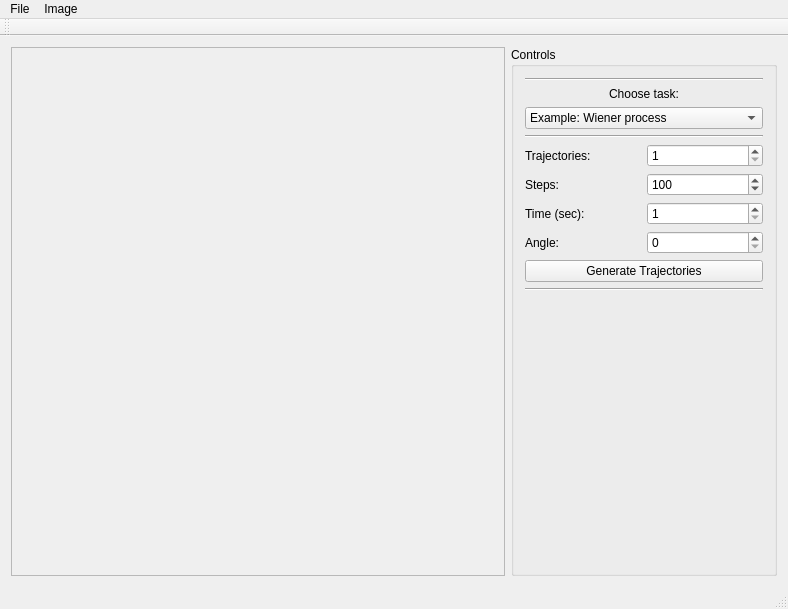
<?xml version="1.0" encoding="UTF-8"?>
<ui version="4.0">
 <class>ImageViewerClass</class>
 <widget class="QMainWindow" name="ImageViewerClass">
  <property name="geometry">
   <rect>
    <x>0</x>
    <y>0</y>
    <width>788</width>
    <height>609</height>
   </rect>
  </property>
  <property name="windowTitle">
   <string>Main Window</string>
  </property>
  <widget class="QWidget" name="centralWidget">
   <layout class="QHBoxLayout" name="horizontalLayout">
    <item>
     <widget class="QScrollArea" name="scrollArea">
      <property name="widgetResizable">
       <bool>true</bool>
      </property>
      <widget class="QWidget" name="scrollAreaWidgetContents">
       <property name="geometry">
        <rect>
         <x>0</x>
         <y>0</y>
         <width>515</width>
         <height>523</height>
        </rect>
       </property>
      </widget>
     </widget>
    </item>
    <item>
     <widget class="QGroupBox" name="groupBox">
      <property name="title">
       <string>Controls</string>
      </property>
      <layout class="QGridLayout" name="gridLayout">
       <item row="5" column="0">
        <widget class="QLabel" name="label_steps">
         <property name="text">
          <string>Steps:</string>
         </property>
        </widget>
       </item>
       <item row="9" column="0" colspan="2">
        <widget class="QPushButton" name="pushButtonGenerate">
         <property name="text">
          <string>Generate Trajectories</string>
         </property>
        </widget>
       </item>
       <item row="2" column="0" colspan="2">
        <widget class="QComboBox" name="comboBoxItoovProces">
         <item>
          <property name="text">
           <string>Example: Wiener process</string>
          </property>
         </item>
         <item>
          <property name="text">
           <string>Task 18.3.2 (Priamka a kruznica)</string>
          </property>
         </item>
         <item>
          <property name="text">
           <string>Task 18.3.8 (Tien na vyvijajuci sa graf)</string>
          </property>
         </item>
        </widget>
       </item>
       <item row="4" column="0">
        <widget class="QLabel" name="label_trajectories">
         <property name="text">
          <string>Trajectories:</string>
         </property>
        </widget>
       </item>
       <item row="4" column="1">
        <widget class="QSpinBox" name="spinBoxCountTrajectories">
         <property name="minimum">
          <number>1</number>
         </property>
         <property name="maximum">
          <number>1000</number>
         </property>
        </widget>
       </item>
       <item row="8" column="0">
        <widget class="QLabel" name="label_anglV">
         <property name="text">
          <string>Angle:</string>
         </property>
        </widget>
       </item>
       <item row="5" column="1">
        <widget class="QSpinBox" name="spinBoxSteps">
         <property name="minimum">
          <number>1</number>
         </property>
         <property name="maximum">
          <number>1000</number>
         </property>
         <property name="singleStep">
          <number>20</number>
         </property>
         <property name="value">
          <number>100</number>
         </property>
        </widget>
       </item>
       <item row="11" column="1">
        <spacer name="verticalSpacer">
         <property name="orientation">
          <enum>Qt::Orientation::Vertical</enum>
         </property>
         <property name="sizeHint" stdset="0">
          <size>
           <width>20</width>
           <height>40</height>
          </size>
         </property>
        </spacer>
       </item>
       <item row="3" column="0" colspan="2">
        <widget class="Line" name="line">
         <property name="orientation">
          <enum>Qt::Orientation::Horizontal</enum>
         </property>
        </widget>
       </item>
       <item row="10" column="0" colspan="2">
        <widget class="Line" name="line_2">
         <property name="orientation">
          <enum>Qt::Orientation::Horizontal</enum>
         </property>
        </widget>
       </item>
       <item row="6" column="1">
        <widget class="QSpinBox" name="spinBoxTime">
         <property name="minimum">
          <number>1</number>
         </property>
         <property name="maximum">
          <number>1000</number>
         </property>
         <property name="value">
          <number>1</number>
         </property>
        </widget>
       </item>
       <item row="6" column="0">
        <widget class="QLabel" name="label_time">
         <property name="layoutDirection">
          <enum>Qt::LayoutDirection::LeftToRight</enum>
         </property>
         <property name="text">
          <string>Time (sec):</string>
         </property>
        </widget>
       </item>
       <item row="1" column="0" colspan="2">
        <widget class="QLabel" name="label">
         <property name="layoutDirection">
          <enum>Qt::LayoutDirection::LeftToRight</enum>
         </property>
         <property name="text">
          <string>Choose task:</string>
         </property>
         <property name="alignment">
          <set>Qt::AlignmentFlag::AlignCenter</set>
         </property>
        </widget>
       </item>
       <item row="8" column="1">
        <widget class="QSpinBox" name="spinBoxAngle">
         <property name="value">
          <number>0</number>
         </property>
        </widget>
       </item>
       <item row="0" column="0" colspan="2">
        <widget class="Line" name="line_3">
         <property name="orientation">
          <enum>Qt::Orientation::Horizontal</enum>
         </property>
        </widget>
       </item>
      </layout>
     </widget>
    </item>
   </layout>
  </widget>
  <widget class="QMenuBar" name="menuBar">
   <property name="geometry">
    <rect>
     <x>0</x>
     <y>0</y>
     <width>788</width>
     <height>33</height>
    </rect>
   </property>
   <widget class="QMenu" name="menuFile">
    <property name="title">
     <string>File</string>
    </property>
    <addaction name="actionOpen"/>
    <addaction name="actionSave_as"/>
    <addaction name="separator"/>
    <addaction name="actionExit"/>
   </widget>
   <widget class="QMenu" name="menuImage">
    <property name="title">
     <string>Image</string>
    </property>
    <addaction name="actionClear"/>
   </widget>
   <addaction name="menuFile"/>
   <addaction name="menuImage"/>
  </widget>
  <widget class="QToolBar" name="mainToolBar">
   <attribute name="toolBarArea">
    <enum>TopToolBarArea</enum>
   </attribute>
   <attribute name="toolBarBreak">
    <bool>false</bool>
   </attribute>
  </widget>
  <widget class="QStatusBar" name="statusBar"/>
  <action name="actionOpen">
   <property name="text">
    <string>Open</string>
   </property>
   <property name="shortcut">
    <string>Ctrl+O</string>
   </property>
  </action>
  <action name="actionSave_as">
   <property name="text">
    <string>Save as</string>
   </property>
   <property name="shortcut">
    <string>Ctrl+S</string>
   </property>
  </action>
  <action name="actionClear">
   <property name="text">
    <string>Clear</string>
   </property>
  </action>
  <action name="actionExit">
   <property name="text">
    <string>Exit</string>
   </property>
   <property name="shortcut">
    <string>Alt+F4</string>
   </property>
  </action>
  <action name="actionResize">
   <property name="text">
    <string>Resize</string>
   </property>
  </action>
 </widget>
 <layoutdefault spacing="6" margin="11"/>
 <resources>
  <include location="ImageViewer.qrc"/>
 </resources>
 <connections/>
</ui>
